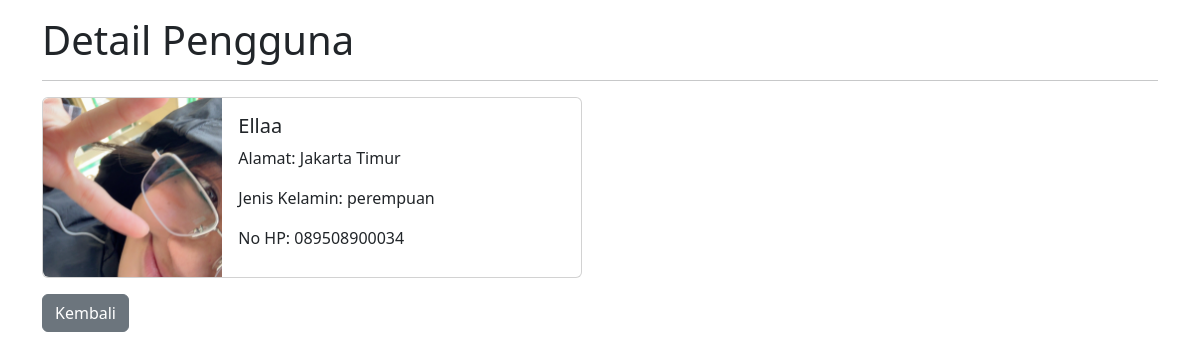
Screenshot of /detail.php?id=32 with the database file from the repository.
### tables this page shows
CREATE TABLE `tb_user0046` (
  `id` int(10) NOT NULL,
  `nama` varchar(255) NOT NULL,
  `alamat` varchar(255) NOT NULL,
  `jns_kelamin` enum('laki-laki','perempuan','','') NOT NULL,
  `nohp` char(13) NOT NULL,
  `foto` varchar(255) NOT NULL
);

### database.php (called while the page is built, shortened)
<?php
    class Database{
        public $host = "localhost";
        public $username = "root";
        public $password = "";
        public $database = "db_php0046";
        public $connect;
        function __construct()
        {
            $this->connect = mysqli_connect($this->host, $this->username, $this->password);
            mysqli_select_db($this->connect, $this->database);
        }
        function editData($id){
            $data = mysqli_query($this->connect, "SELECT * FROM tb_user0046 WHERE id=$id");
            $rows = mysqli_fetch_all($data, MYSQLI_ASSOC);
            return $rows;
        }
    }
?>

### detail.php (the view, shortened to what this page needs)
<?php
include 'database.php';
$db = new Database;
$detail = $db->editData($_GET['id']);
?>
<!doctype html>
<html lang="en">
  <head>
    <link href="https://cdn.jsdelivr.net/npm/bootstrap@5.3.3/dist/css/bootstrap.min.css" rel="stylesheet">
  </head>
  <body>
    <div class="container mt-3">
        <h1>Detail Pengguna</h1>
        <hr>
        <?php foreach ($detail as $dataUser) { ?>
        <div class="card mb-3" style="max-width: 540px;">
            <div class="row g-0">
                <div class="col-md-4">
                    <img src="uploads/<?php echo $dataUser['foto']; ?>" class="img-fluid rounded-start" alt="Foto Pengguna">
                </div>
                <div class="col-md-8">
                    <div class="card-body">
                        <h5 class="card-title"><?php echo $dataUser['nama']; ?></h5>
                        <p class="card-text">Alamat: <?php echo $dataUser['alamat']; ?></p>
                        <p class="card-text">Jenis Kelamin: <?php echo $dataUser['jns_kelamin']; ?></p>
                        <p class="card-text">No HP: <?php echo $dataUser['nohp']; ?></p>
                    </div>
                </div>
            </div>
        </div>
        <a href="index.php" class="btn btn-secondary">Kembali</a>
        <?php } ?>
    </div>
  </body>
</html>

### rows the page displays
tb_user0046: foto (picture), nama "Ellaa", alamat "Jakarta Timur", jns_kelamin "perempuan", nohp "089508900034"
